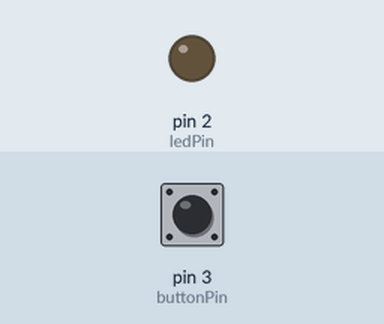
Recording of a sketch running on a simulated Arduino Uno, built with avr-gcc and run on an emulated ATmega328P. On the bench: output pins drawn as LEDs (lit = HIGH). The test bench sets the inputs (shaded band); at power-on: pin 3 (buttonPin) HIGH.

Above: at 1.2 s.
1.3 s: pin 3 (buttonPin) pulled LOW for 0.15 s
At 2.0 s:
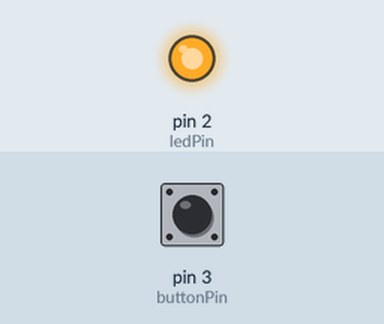
4.4 s: pin 3 (buttonPin) pulled LOW for 1 s
At 8.2 s:
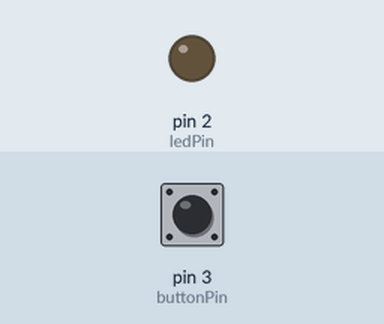
8.4 s: pin 3 (buttonPin) pulled LOW for 3.2 s
At 12.5 s:
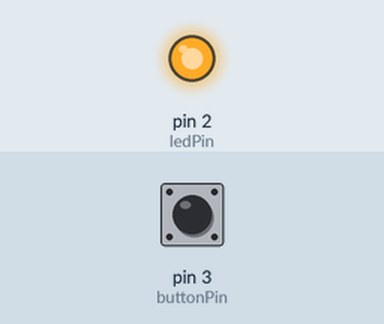
Timing chart, 0 to 15.5 s (numbered marks = the images above; inputs shaded):
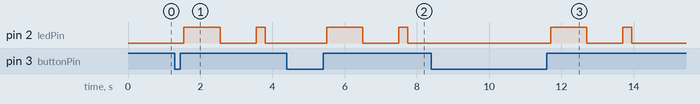

The sketch:

Lab0-blink-button.ino
```cpp
// simulation: https://wokwi.com/projects/411926223458480129

const int ledPin = 2;
const int buttonPin = 3;
const int period = 2000;
const int blinkInterval = period / 2;
const int debounceTime = 100;
const int ledAckHighDuration = 250;

bool debounce(int pin, int interval, int stateToCheck);
void waitForButtonTobePressedandReleased(int buttonPin, int debounceTime, int pressedState = LOW);
void blinkLed(int ledPin, int interval);
void ackLed(int ledPin, int duration);

void setup()
{
  pinMode(ledPin, OUTPUT);
  pinMode(buttonPin, INPUT_PULLUP); // no need for external pull-up resistor
}

void loop()
{
  waitForButtonTobePressedandReleased(buttonPin, debounceTime);
  blinkLed(ledPin, blinkInterval);
  ackLed(ledPin, ledAckHighDuration);
}

bool debounce(int pin, int interval, int stateToCheck)
{
  if (digitalRead(pin) == stateToCheck) {
    delay(interval);
    if (digitalRead(pin) == stateToCheck) {
      return true;
    }
  }
  return false;
}

void waitForButtonTobePressedandReleased(int buttonPin, int debounceTime, int pressedState)
{
  int releasedState = not pressedState;

  while (!debounce(buttonPin, debounceTime, releasedState)) {
    // make sure button is not pressed already
  }

  while (!debounce(buttonPin, debounceTime, pressedState)) {
    // wait for the button to be pressed
  }

  while (!debounce(buttonPin, debounceTime, releasedState)) {
    // wait for the button to be released
  }
}

void blinkLed(int ledPin, int interval)
{
  int ledState = digitalRead(ledPin);

  digitalWrite(ledPin, not ledState);
  delay(interval);
  digitalWrite(ledPin, ledState);
  delay(interval);
}

void ackLed(int ledPin, int duration)
{
  int ledState = digitalRead(ledPin);

  digitalWrite(ledPin, not ledState);
  delay(duration);
  digitalWrite(ledPin, ledState);
}
```

Measured:
- after the input at 1.3 s, pin 2 (ledPin): LOW → HIGH after 0.25 s, → LOW 1.0 s later, → HIGH 1.0 s later, → LOW 0.25 s later
- after the input at 4.4 s, pin 2 (ledPin): LOW → HIGH after 1.1 s, → LOW 1.0 s later, → HIGH 1.0 s later, → LOW 0.25 s later
- after the input at 8.4 s, pin 2 (ledPin): LOW → HIGH after 3.3 s, → LOW 1.0 s later, → HIGH 1.0 s later, → LOW 0.25 s later
